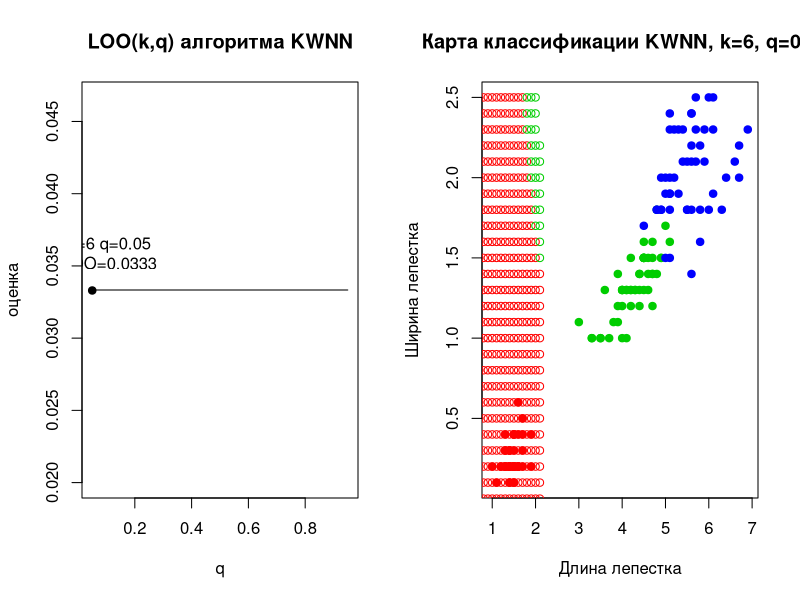

Write the R code that produced this figure. (Note: a time limit stopped this script after it produced the figure.)
colors <- c("setosa" = "red", "versicolor" = "green3", "virginica" = "blue")

#Функция отрисовки набора
plotIris <- function(ir=iris,label="Классификация"){
  plot(ir[, 3:4], pch = 21, bg = colors[ir$Species], col = colors[ir$Species],
       xlab="Длина лепестка",ylab="Ширина лепестка",main=label)
}

#Функция метрики
eDist <- function(u, v) {
  sqrt(sum((u - v)^2))
}

#Функция определения класса при помощи алгоритма 1NN
FNN <- function(x,z){
  m <- dim(x)[1]
  n <- dim(x)[2] - 1
  print(m)
  print(n)
  dist <- matrix(NA, m, n)
  for (i in m:1)  dist[i,] <- c(i, eDist(x[i,1:n], z))
  return (x[order(dist[,2])[1],n+1]);
}

#Функция определения класса при помощи алгоритма KNN
KNN <- function(x,z,k=6){
  m <- dim(x)[1]
  n <- dim(x)[2] - 1
  dist <- matrix(NA, m, n)
  for (i in m:1)  dist[i,] <- c(i, eDist(x[i,1:n], z))
  classes <- x[order(dist[,2])[1:k],n+1]
  class <- names(which.max(table(classes)))
  return(class)
}

#Функция определения класса при помощи алгоритма KWNN
KWNN <- function(x,z,k=6,w=0.5){
  m <- dim(x)[1]
  n <- dim(x)[2] - 1
  dist <- matrix(NA, m, n)
  for (i in m:1)  dist[i,] <- c(i, eDist(x[i,1:n], z))
  ordered <- x[order(dist[,2])[1:k],]
  classes <- names(table(ordered[,n+1]))
  rang <- rep(0,length(classes))
  for(i in 1:k) rang[ordered[i,3]] <- rang[ordered[i,n+1]] + w^i
  class <- classes[which.max(rang)]
  return(class)
}

#Функция отрисовки объекта, классифицированного при помощи алгоритма 1NN
plotFNN <- function(z1,z2,x=iris){
  points(z1, z2, pch = 21, col = colors[FNN(x[,3:5],c(z1,z2))])
}

#Функция отрисовки объекта, классифицированного при помощи алгоритма KNN
plotKNN <- function(z1,z2,x=iris,k=6){
  points(z1, z2, pch = 21, col = colors[KNN(x[,3:5],c(z1,z2),k)])
}


#Функция отрисовки объекта, классифицированного при помощи алгоритма KWNN
plotKWNN <- function(z1,z2,x=iris,k=6,w=0.5){
  points(z1, z2, pch = 21, col = colors[KWNN(x[,3:5],c(z1,z2),k,w)])
}

#Функция возвращает случайный набор ирисов Фишера заданной длины
sampleIris <- function(count=15){
  t <- intersect(iris[,3:5],iris[3:5])
  listIndex <- sample(rownames(t),count)
  return(iris[listIndex,])
}

#Функция отрисовки карты классификации алгоритма 1NN
classMapFNN <- function(ir=iris){
  for (i in seq(0,7,0.1)) {
    for (j in seq(0,2.5,0.1)){
      plotFNN(i,j,ir)
    }
  }
}

#Функция отрисовки карты классификации алгоритма KNN
classMapKNN <- function(ir=iris,k=6){
  for (i in seq(0,7,0.1)) {
    for (j in seq(0,2.5,0.1)){
      plotKNN(i,j,ir,k)
    }
  }
}

#Функция отрисовки карты классификации алгоритма KWNN
classMapKWNN <- function(ir=iris,k=6,w=0.5){
  for (i in seq(0,7,0.1)) {
    for (j in seq(0,2.5,0.1)){
      plotKWNN(i,j,ir,k)
    }
  }
}
#Функция отрисовка графика оценки точности алгоритма KNN при помощи скользящего контроля
LOOKNN <- function(x){
  len <- dim(x)[1]
  n <- dim(x)[2]-1
  mark <- rep(0,len)
  for(i in 1:len){
    x1 <- x[-i,]
    x1_m <- dim(x1)[1]
    dist <- matrix(NA, x1_m, n)
    for (j in x1_m:1){
      dist[j,] <- c(j, eDist(x1[j,1:n], x[i,1:n]))
    }  
    ordered <- order(dist[,2])
    for(k in 1:len){
      classes <- x[ordered[1:k],n+1]
      class <- names(which.max(table(classes)))
      if(class != x[i,n+1]) {
        mark[k] <- mark[k] + 1/len
      }
    }
  }
  print(mark)
  print(which.min(mark))
  min_point <- c(which.min(mark), round(min(mark),4))
  text <- paste("k=",min_point[1],"\nLOO=",min_point[2],sep="")
  plot(mark,type = "l",main = "LOO(k) алгоритма KNN",xlab = "k", ylab="оценка")
  points(min_point[1], min_point[2]+0.01, pch=19, col="black", bg="black")
  text(min_point[1]+5,min_point[2]+0.1,labels=text)
}
#Функция отрисовка графика оценки точности алгоритма KWNN при помощи скользящего контроля
LOOKWNN <- function(x, k=6){
  m <- dim(x)[1]
  n <- dim(x)[2]-1
  q <- seq(0.05,0.95,0.05)
  len <- length(q)
  mark <- rep(0,len)
  for(i in 1:m){
    x1 <- x[-i,]
    x1_m <- dim(x1)[1]
    dist <- matrix(NA, x1_m, n)
    for (j in x1_m:1){
      dist[j,] <- c(j, eDist(x1[j,1:n], x[i,1:n]))
    }  
    ordered <- x1[order(dist[,2])[1:k],]
    classes <- names(table(ordered[,n+1]))
    for(w in 1:len){
      rang <- rep(0,length(classes))
      for(j in 1:k) rang[ordered[j,n+1]] <- rang[ordered[j,n+1]] + w^q[j]
      class <- classes[which.max(rang)]
      if(class != x[i,n+1]) {
        mark[w] <- mark[w] + 1/m
      }
    }
  }
  min_point <- c(q[which.min(mark)], round(min(mark),4))
  text <- paste("k=",k," q=",min_point[1],"\nLOO=",min_point[2],sep="")
  print(mark)
  print(which.min(mark))
  plot(q,mark,type = "l",main = "LOO(k,q) алгоритма KWNN",xlab = "q", ylab="оценка")
  points(min_point[1], min_point[2], pch=19, col="black", bg="black")
  text(min_point[1]+0.06,min_point[2]+0.0026,labels=text)
}

#Функция возвращает отступы выборки, используя алгоритм KWNN
marginKWNN <- function(x,k=6,w=0.5){
  m <- dim(x)[1]
  n <- dim(x)[2]-1
  margin <- rep(NA,m)
  for(j in 1:m){
    x1 <- x[-j,]
    m1 <- dim(x1)[1]
    dist <- matrix(NA, m1, n)
    for (i in m1:1)  dist[i,] <- c(i, eDist(x1[i,1:n], x[j,1:n]))
    ordered <- x1[order(dist[,2])[1:k],]
    classes <- names(table(ordered[,n+1]))
    rang <- rep(0,length(classes))
    for(i in 1:k) rang[ordered[i,n+1]] <- rang[ordered[i,n+1]] + w^i
    class1 <- x[j,n+1]
    margin[j] <- rang[class1] - max(rang[which(classes != class1)])
  }
  return(margin)
}

#listIrises <- read.table("/users/Duke/AnotherProjects/R/MetricalAlgorithms/iris_1")
#plotIris(iris, "Карта классификации 1NN")
#classMapFNN(iris)

#LOOKNN(iris[,3:5])
#plotIris(iris, "Карта классификации KNN, k=6")
#classMapKNN(iris)
knn <- par(mfrow=c(1,2))
LOOKWNN(iris[,3:5])
plotIris(iris, "Карта классификации KWNN, k=6, q=0.5")
classMapKWNN(iris)
par(knn)
